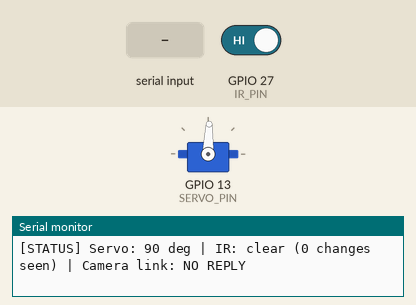
This program was run on a simulated ESP32. On the bench: servo, the last lines printed to the serial monitor. The inputs (shaded band) are chosen by the test bench; at power-on: GPIO 27 (IR_PIN) HIGH. Servo pulses on a pin are drawn as a servo (544–2400 µs = 0–180°).

Above: at 5.5 s.
5.6 s: "s\n" received over Serial
At 7.0 s:
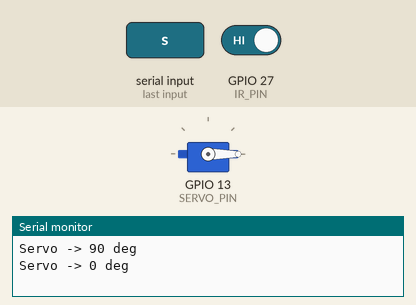
8.6 s: GPIO 27 (IR_PIN) driven LOW
16.1 s: "l\n" received over Serial
At 17.3 s:
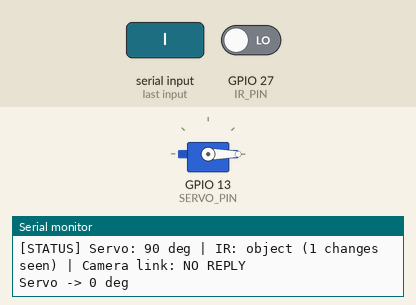
17.6 s: "c\n" received over Serial
At 18.3 s:
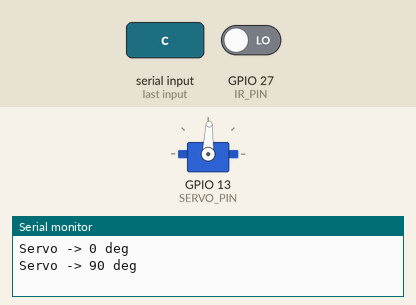
Timing chart, 0 to 20.1 s (numbered marks = the images above; inputs shaded):
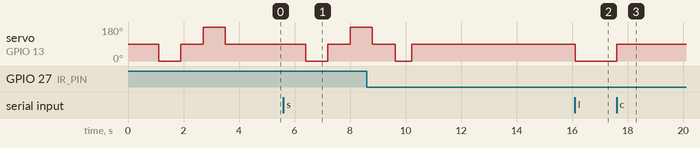

The program:

main.cpp
```cpp
// ESP32 DevKit wiring test for the waste sorter bin.
//   Servo MG996R signal -> GPIO 13 (powered from the 5V rail)
//   IR sensor OUT       -> GPIO 27 (VCC 3V3)
//   ESP32-CAM link      -> GPIO 16 (RX, from CAM IO14), GPIO 17 (TX, to CAM IO15)
// Sends 'C' to the camera every 3 s; the camera answers PLASTIC, BIO, EMPTY or UNKNOWN.
// Serial monitor 115200. Type: s = servo sweep, l = left, c = center, r = right.
#include <Arduino.h>

#define SERVO_PIN   13
#define IR_PIN      27
#define LINK_RX_PIN 16
#define LINK_TX_PIN 17
#define LINK_BAUD   115200

#define SERVO_CH    0
#define SERVO_HZ    50
#define SERVO_BITS  16
#define SERVO_MIN_US 500
#define SERVO_MAX_US 2400

static int servoAngle = 90;
static int irChanges = 0;
static bool irDetected = false;
static unsigned long lastReply = 0;
static String lastReplyText;

static void servoWrite(int angle) {
  angle = constrain(angle, 0, 180);
  servoAngle = angle;
  uint32_t us = map(angle, 0, 180, SERVO_MIN_US, SERVO_MAX_US);
  uint32_t duty = (uint32_t)((uint64_t)us * ((1 << SERVO_BITS) - 1) / (1000000 / SERVO_HZ));
  ledcWrite(SERVO_CH, duty);
  Serial.printf("Servo -> %d deg\n", angle);
}

static void servoSweep() {
  Serial.println("Servo sweep: center, left, center, right, center");
  const int steps[] = {90, 0, 90, 180, 90};
  for (int a : steps) {
    servoWrite(a);
    delay(800);
  }
}

static void readLink() {
  static String line;
  while (Serial2.available()) {
    char c = Serial2.read();
    if (c == '\n' || c == '\r') {
      line.trim();
      if (line.length()) {
        lastReply = millis();
        lastReplyText = line;
        Serial.printf("Camera answered: %s\n", line.c_str());
      }
      line = "";
    } else if (line.length() < 64) {
      line += c;
    }
  }
}

void setup() {
  Serial.begin(115200);
  delay(300);
  Serial.println();
  Serial.println("=== Waste sorter DevKit wiring test ===");
  Serial.println("Servo GPIO13 | IR GPIO27 | CAM link RX16/TX17");

  pinMode(IR_PIN, INPUT_PULLUP);
  irDetected = digitalRead(IR_PIN) == LOW;

  ledcSetup(SERVO_CH, SERVO_HZ, SERVO_BITS);
  ledcAttachPin(SERVO_PIN, SERVO_CH);

  Serial2.begin(LINK_BAUD, SERIAL_8N1, LINK_RX_PIN, LINK_TX_PIN);

  servoSweep();
  Serial.println("Wave your hand in front of the IR sensor - the servo moves when it detects something.");
}

void loop() {
  // Serial commands
  if (Serial.available()) {
    char c = Serial.read();
    if (c == 's') servoSweep();
    else if (c == 'l') servoWrite(0);
    else if (c == 'c') servoWrite(90);
    else if (c == 'r') servoWrite(180);
  }

  // IR sensor (most modules pull OUT low when an object is close)
  bool now = digitalRead(IR_PIN) == LOW;
  if (now != irDetected) {
    delay(20);  // debounce
    now = digitalRead(IR_PIN) == LOW;
    if (now != irDetected) {
      irDetected = now;
      irChanges++;
      Serial.printf("IR: %s\n", irDetected ? "OBJECT DETECTED" : "clear");
      if (irDetected) {
        servoWrite(0);
        delay(600);
        servoWrite(90);
      }
    }
  }

  // Camera link: ask for a classification every 3 s
  static unsigned long lastAsk = 0;
  if (millis() - lastAsk > 3000) {
    lastAsk = millis();
    Serial2.print('C');
  }
  readLink();

  // Summary every 5 s
  static unsigned long lastSummary = 0;
  if (millis() - lastSummary > 5000) {
    lastSummary = millis();
    bool linkOk = lastReply && millis() - lastReply < 8000;
    Serial.printf("[STATUS] Servo: %d deg | IR: %s (%d changes seen) | Camera link: %s%s\n",
                  servoAngle, irDetected ? "object" : "clear", irChanges,
                  linkOk ? "OK, last answer " : "NO REPLY", linkOk ? lastReplyText.c_str() : "");
  }
  delay(5);
}
```

Measured:
- after the input at 5.6 s, servo on GPIO 13 (SERVO_PIN): 88° → 0° after 0.80 s, → 88° 0.80 s later, → 180° 0.80 s later
- after the input at 16.1 s, servo on GPIO 13 (SERVO_PIN): 88° → 0° at once
- after the input at 17.6 s, servo on GPIO 13 (SERVO_PIN): 0° → 88° at once
